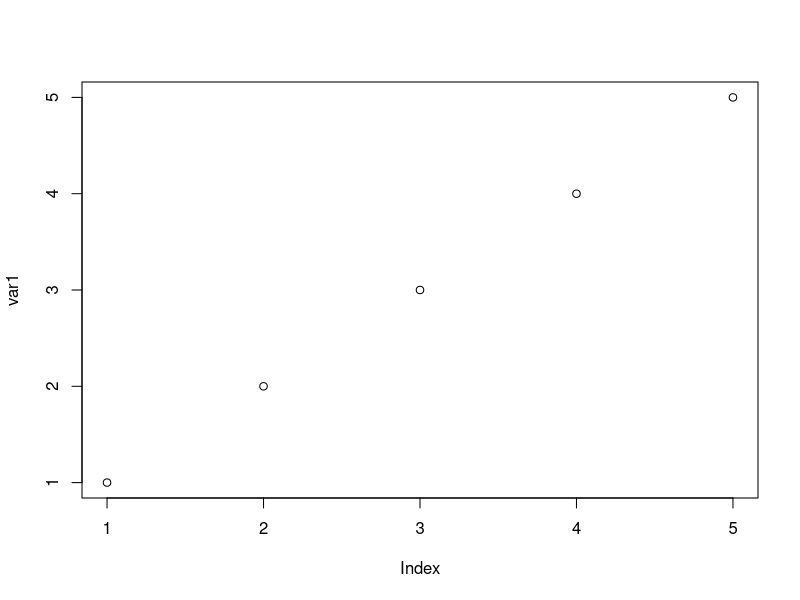
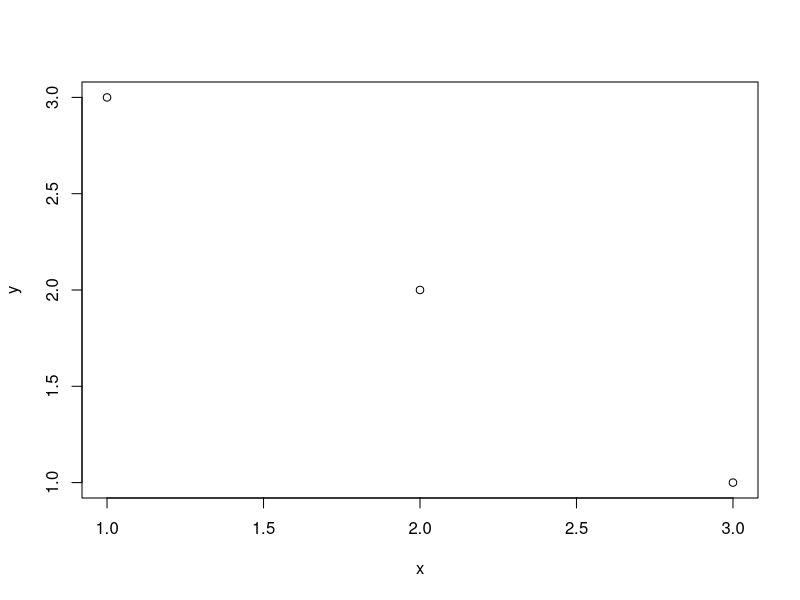
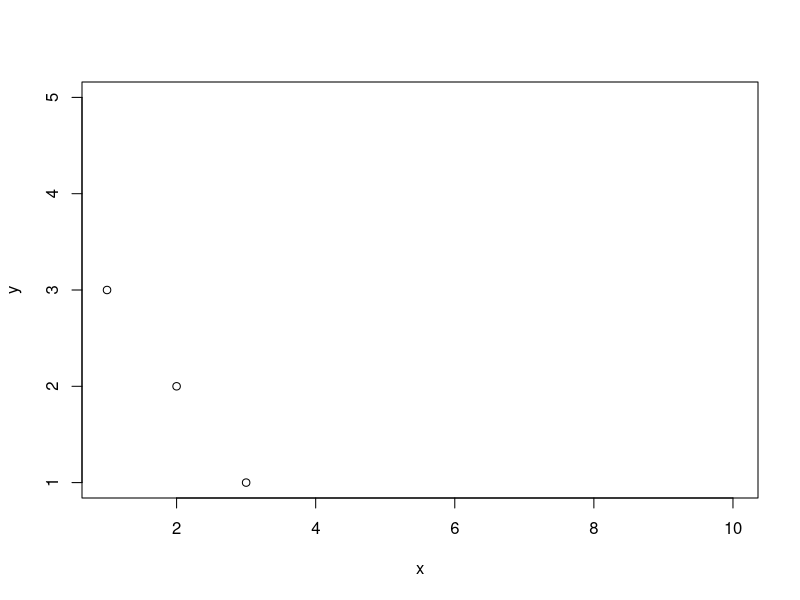
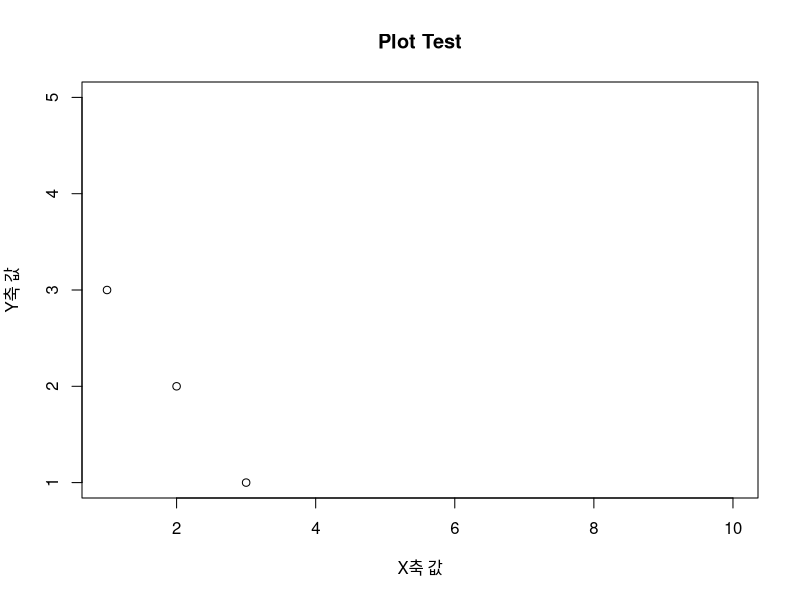
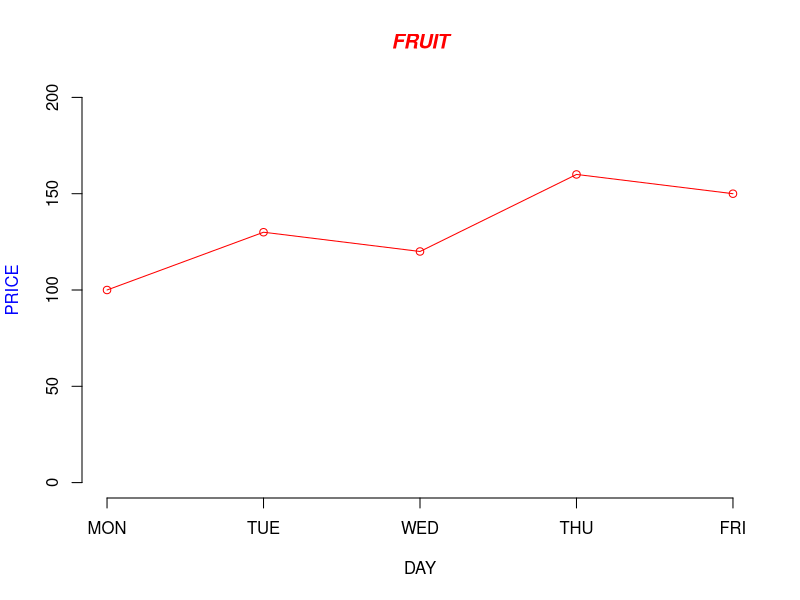
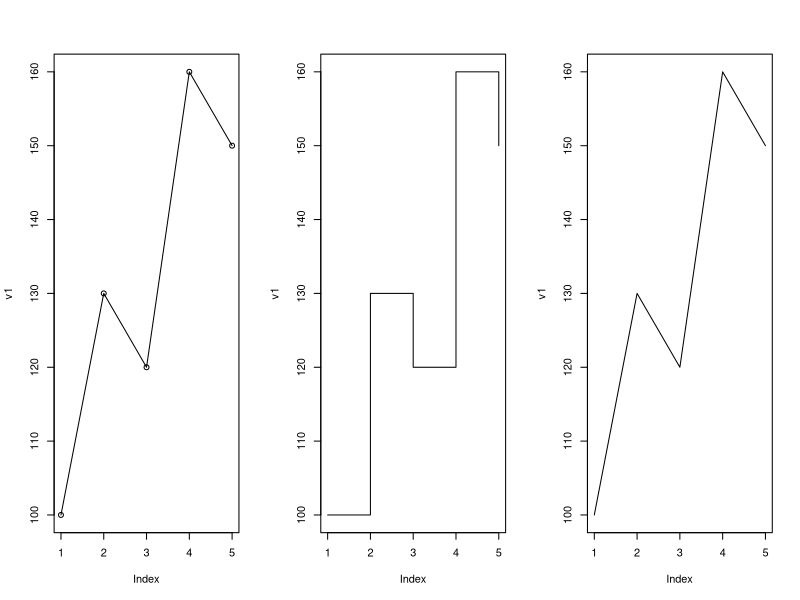
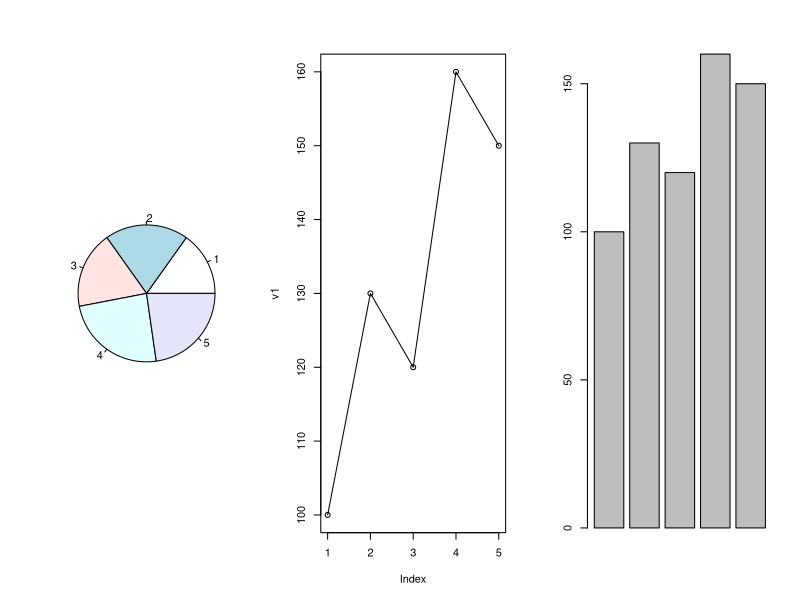
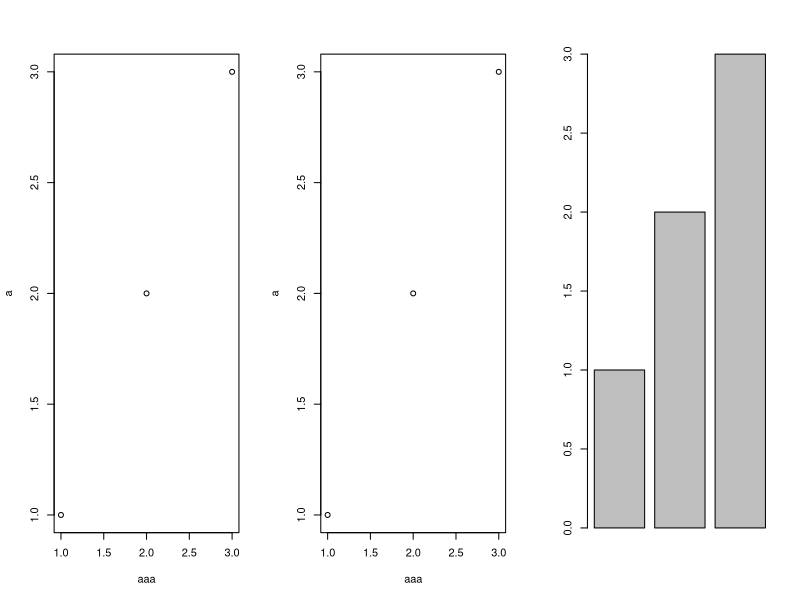

Here is the R script that generated these plots, in order:
setwd("D:/workspace/R_Data_Analysis/Part4")
var1<-c(1,2,3,4,5)
plot(var1)

x<-1:3
y<-3:1
plot(x,y)


x<-1:3
y<-3:1
plot(x,y,xlim=c(1,10),ylim=c(1,5))


x<-1:3
y<-3:1
plot(x,y,xlim=c(1,10),ylim=c(1,5),
     xlab="X축 값", ylab="Y축 값",
     main="Plot Test")

v1<-c(100,130,120,160,150)
plot(v1,type='o',col='red',ylim=c(0,200),axes=FALSE,ann=FALSE)

axis(1,at=1:5,lab=c("MON","TUE","WED","THU","FRI"))
axis(2,ylim=c(0,200))

title(main="FRUIT",col.main="red",font.main=4)
title(xlab="DAY",col.lab="black")
title(ylab="PRICE",col.lab="blue")

v1
par(mfrow=c(1,3))
plot(v1,type="o")
plot(v1,type="s")
plot(v1,type="l")

par(mfrow=c(1,3))
pie(v1)
plot(v1,type="o")
barplot(v1)

a<-c(1,2,3)
plot(a,xlab="aaa")

par(mpg=c(0,1,0))
plot(a,xlab="aaa")

x<-c(1:3)
barplot(x)


x<-c(1:5)
barplot(x,horiz=T)

x<-matrix(c(5,4,3,2),2,2)
barplot(x,beside=T,names=c(5,3),col=c("green","yellow"))
x

x<-matrix(c(5,4,3,2),2,2)
barplot(x,names=c(5,3),col=c("green","yellow"),ylim=c(0,12))
x

x<-matrix(c(5,4,3,2),2,2)
par(oma=c(1,0.5,1,0.5))
barplot(x,names=c(5,3),beside = T,col=c("green","yellow"),horiz=T)

x<-matrix(c(5,4,3,2),2,2)
barplot(x,horiz=T,names=c(5,3),col=c("green","yellow"),xlim=c(0,12))

v1<-c(100,120,140,160,180)
v2<-c(120,130,150,140,170)
v3<-c(140,170,120,110,160)
qty<-data.frame(BANANA=v1,CHERRY=v2,ORANGE=v3)
qty

barplot(as.matrix(qty),main="fruit's Sales QTY", beside=T, col=rainbow(nrow(qty)),ylim=c(0,400))
legend(14,400,c("MON","TUE","WED","THU","FRI"),cex=0.8,fill=rainbow(nrow(qty)))

barplot(t(qty),main="Fruits Sales QTY",ylim=c(0,900),col=rainbow(length(qty)),space=0.1,cex.axis=0.8,las=1,names.arg=c("MON","TUE","WED","THU","FRI"),cex=0.8)
legend(0.2,800,names(qty),cex=0.7,fill=rainbow(length(qty)))

v1<-c(100,120,140,160,180)
v2<-c(120,130,150,140,170)
v3<-c(140,170,120,110,160)
qty<-data.frame(BANANA=v1,CHERRY=v2,ORANGE=v3)
qty

t(qty)

peach<-c(180,200,250,198,170)

colors<-c()

for(i in 1:length(peach))
{  if (peach[i]>=200)
  {colors<-c(colors,"red")}
  else if(peach[i]>=180)
  {colors<-c(colors,"yellow")}
  else {colors<-c(colors,"green")}
}
barplot(peach,main="Peach Saels QTY",names.arg = c("MON","TUE","WED","THU","FRI"),col=colors)

height<-c(182,175,167,172,163,178,181,166,159,155)

hist(height,main="histogram of height")

par(mfrow=c(1,1),oma=c(0.5,0.5,0.1,0.1))
p1<-c(10,20,30,40)
pie(p1,radius=1)

pie(p1,radius=1,init.angle=90)

pie(p1,radius=1,init.angle=90,col=rainbow(length(p1)),
    label=c("Week 1","Week 2","Week 3","Week 4"))

pct<-round(p1/sum(p1)*100,1)
lab<-paste(pct,"%")
pie(p1,radius=1,init.angle = 90,col=rainbow(length(p1)),
    label=lab)
legend(1,1.1,c("Week 1","Week 2", "Week 3", "Week 4"), cex=0.5, fill=rainbow(length(p1)))

install.packages("plotrix")
library(plotrix)

p1<-c(10,20,30,40,50)
f_day<-round(p1/sum(p1)*100,1)
f_label<-paste(f_day,"%")
pie3D(p1,main="3D Pie Chart", col=rainbow(length(p1)),
      cex=0.5,labels=f_label,explode=0.05)
legend(0.5,1,c("MON","TUE","WED","THU","FRI"),cex=0.6,fill = rainbow(length(p1)))

v1<-c(10,12,15,11,20)
v2<-c(5,7,15,8,9)
v3<-c(11,20,15,18,13)

boxplot(v1,v2,v3)

v1<-c(10,12,15,11,20)
v2<-c(5,7,15,8,9)
v3<-c(11,20,15,18,13)
boxplot(v1,v2,v3,col=c("blue","yellow","pink"),names=c("Blue","Yellow","Pink"),horizontal=T)
boxplot(v1,v2,v3)
